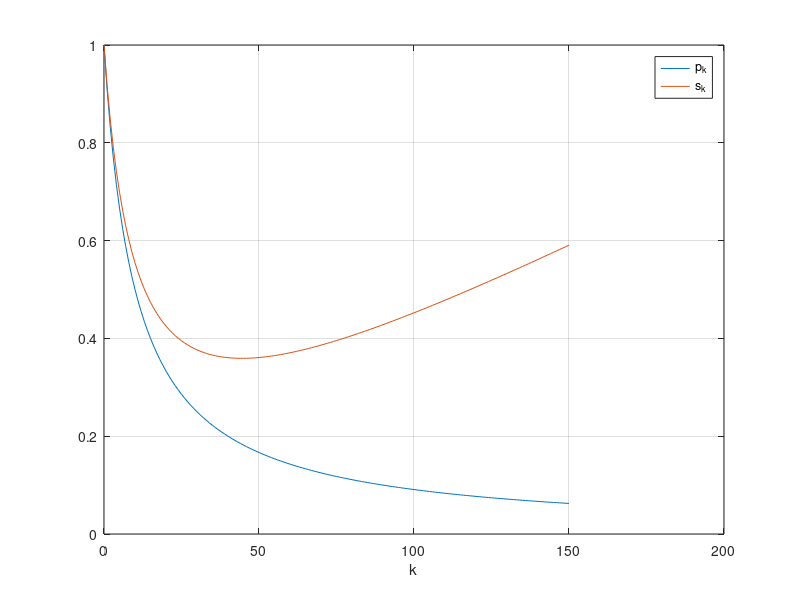

Here is the MATLAB script that generated this plot:
% Example 4.1-1
% Program for Kalman Filter performance study
clear all; close all;
k=[0:150];
p0=1; r=10; q=0.01; s=p0;
p=p0./(1+k*(p0/r)); % Predicted error Covariance p
K=p./r; % Kalman Gain K
for i=2:length(k)
    s(i)=s(i-1)+q;
    s(i)=(1-K(i)).^2*s(i)+K(i).^2*r; % Actual Error covariance s
end
plot(k,p,k,s); grid on; legend('p_k','s_k'); xlabel('k'); % Plot p

